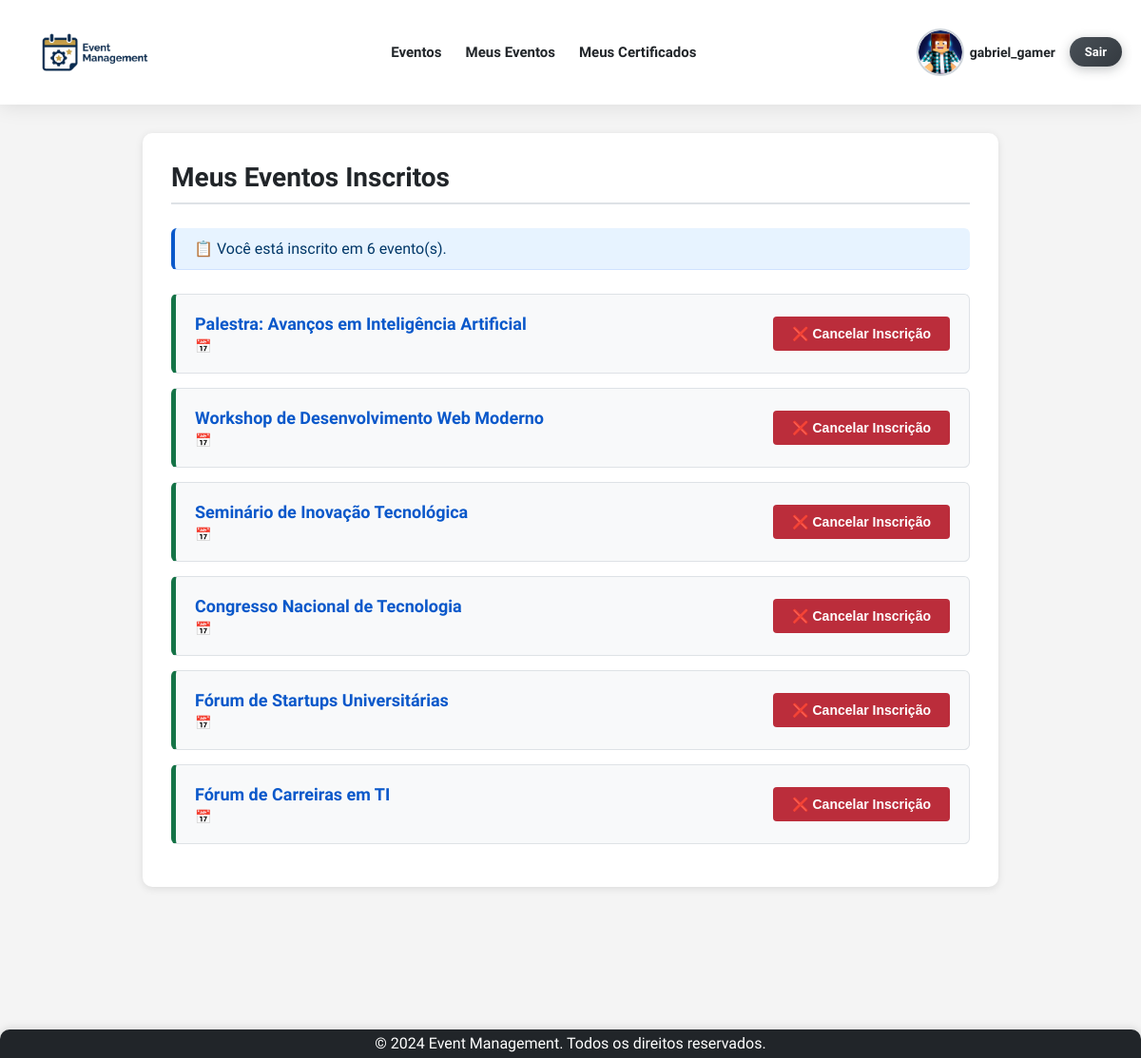
Page /meus-event_subscribed/subscribed/ (signed in) on the earlier database version.
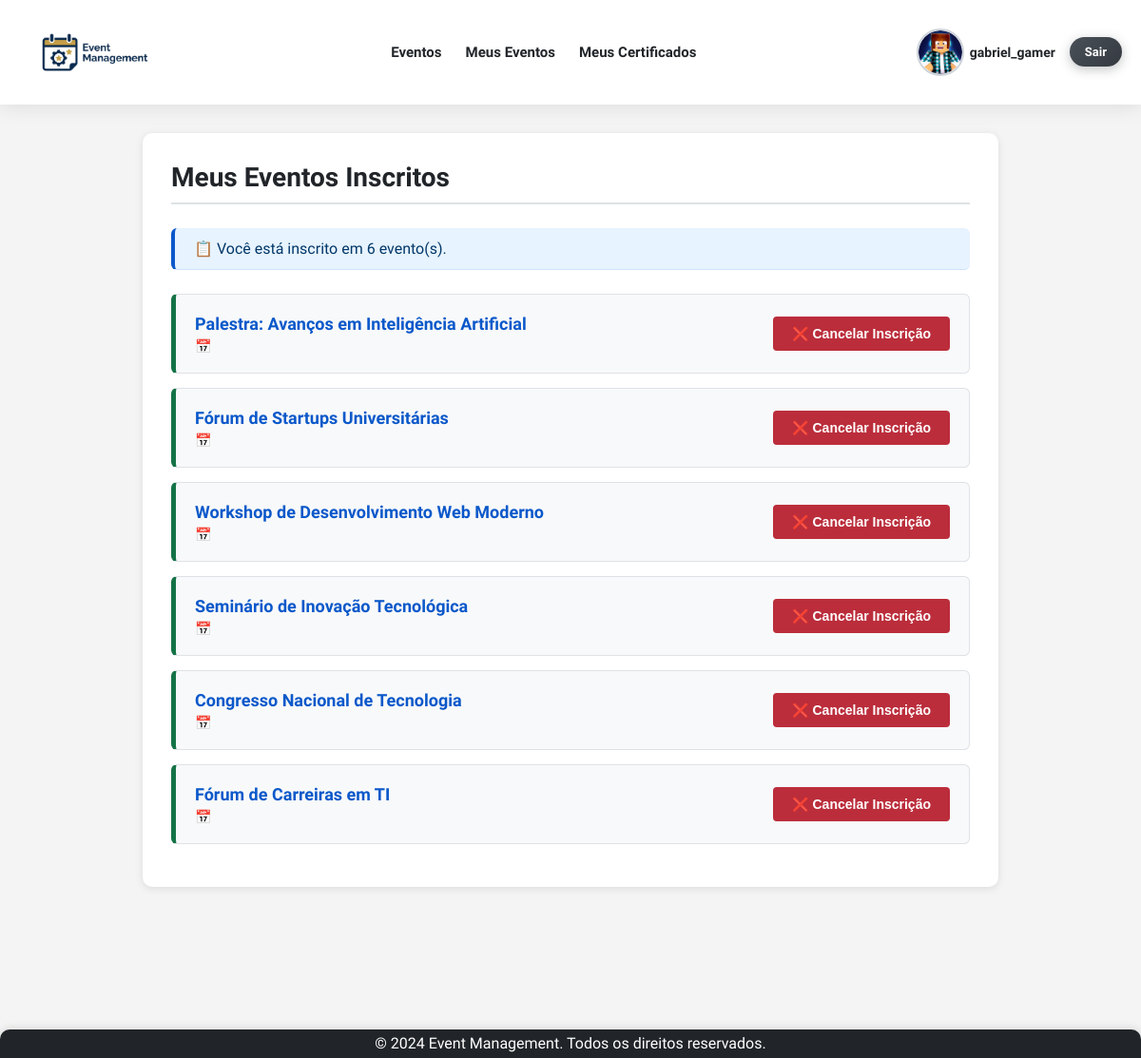
Same page on the later database version.
### app/models.py (models this page shows, shortened)
class Event(models.Model):
    event_type_choices = [
        ('Palestra', 'Palestra'),
        ('Workshop', 'Workshop'),
        ('Seminário', 'Seminário'),
        ('Curso', 'Curso'),
        ('Congresso', 'Congresso'),
        ('Simpósio', 'Simpósio'),
        ('Fórum', 'Fórum'),
        ('Mesa Redonda', 'Mesa Redonda'),
    ]
    title = models.CharField(max_length=200, verbose_name="Título")
    description = models.TextField(verbose_name="Descrição")
    image = models.ImageField(
        upload_to='eventos/',
        verbose_name='Imagem do Evento',
        null=True,
        blank=True
    )
    initial_date = models.DateField(default= '9999-12-31', verbose_name="Data de Início")
    final_date = models.DateField(default='9999-12-31', verbose_name="Data Final")
    location = models.CharField(max_length=200, verbose_name="Local")
    max_capacity = models.IntegerField(verbose_name="Capacidade Máxima")
    creator = models.ForeignKey(
        settings.AUTH_USER_MODEL,
        on_delete=models.CASCADE,
        related_name='created_events', # Relacionamento reverso para eventos criados pelo usuário.
        null=True,
        blank=True,
        verbose_name="Criador"
    )
    professor = models.ForeignKey(
        settings.AUTH_USER_MODEL,
        on_delete=models.SET_NULL,  # Mantém o evento se o professor for deletado (o campo será nulo).
        null=True,
        blank=True,
        verbose_name="Professor Responsável",
        related_name="instructed_events",
        limit_choices_to={'user_type': 'Professor'} # Limita as opções de escolha no admin/formulário.
    )
    event_type = models.CharField(max_length=20, choices=event_type_choices, default='Palestra', verbose_name="Tipo de Evento")
    event_start = models.TimeField(null=False, blank=True, verbose_name="Horario de Início")
    event_end = models.TimeField(null=False, blank=True, verbose_name="Horario de Término")
    participants = models.ManyToManyField(
        settings.AUTH_USER_MODEL,
        through='EventParticipant', # Define que a relação M2M será gerenciada pelo modelo EventParticipant.
        through_fields=('event', 'participant'),
        related_name='attended_events', # Relacionamento reverso para eventos que o usuário participa.
        blank=True,
        verbose_name="Participantes"
    )
    event_finalized = models.BooleanField(default=False, verbose_name="Evento Finalizado")
    class Meta:
        db_table = 'event'
        ordering = ['initial_date']
        verbose_name = 'Evento'
        verbose_name_plural = 'Eventos'

### app/views.py (the view)
# urls.py: path('meus-event_subscribed/subscribed/', views.event_subscribed_list, name='event_subscribed'),
@login_required
def event_subscribed_list(request):
    eventos = request.user.attended_events.all() # Acessa a lista de eventos nos quais o usuário está inscrito
    context = {
        'eventos': eventos,
        'page_title': 'Meus Eventos Inscritos'
    }
    return render(request, 'event/event_subscribed.html', context)

### app/templates/event/event_subscribed.html (shortened to what this page needs)
{% extends 'base.html' %}
{% block content %}
<div class="subscribed-events-container">
    <h2>Meus Eventos Inscritos</h2>
    <hr>
    {% if eventos %}
        <p class="events-count">📋 Você está inscrito em {{ eventos|length }} evento(s).</p>
        <ul class="subscribed-events-list">
            {% for evento in eventos %}
                <li class="subscribed-event-item">
                    <div class="event-info">
                        <a href="{% url 'event_detail' pk=evento.pk %}">
                            <strong>{{ evento.title }}</strong>
                        </a>
                        <small>📅 {{ evento.date|date:"d/m/Y H:i" }}</small>
                    </div>
                    <form method="post" action="{% url 'toggle_registration' pk=evento.pk %}" class="unsubscribe-form">
                        <button type="submit">❌ Cancelar Inscrição</button>
                    </form>
                </li>
            {% endfor %}
        </ul>
    {% else %}
        <div class="no-events-message">
            <p>🎫 Você ainda não está inscrito em nenhum evento.</p>
            <a href="{% url 'event_list' %}">👉 Veja todos os eventos disponíveis</a>
        </div>
    {% endif %}
</div>
{% endblock %}

Differences in the rows shown:
changed Event "Fórum de Startups Universitárias": moves up the list
